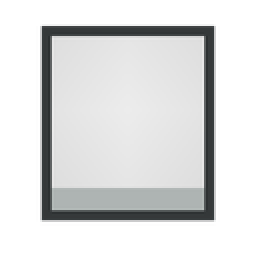
#> input picture rw_art_pipeline/template_assets/generic-cube-workbench-1x1/rimworld-texture.png, 128 x 128 px (shown 2 times larger)
$ python -i cli.py   (imports and definitions only)
#> lines starting #> are read from the running program, lines starting #| are printed output that depends on the picture; after the words box and inside, x2 and y2 are one past the last pixel; in counts of white or black regions, pixels touching at a corner belong together
#> further down, picture is the input picture: PIL image 128x128 RGBA; mean R, G, B, A 98.1, 98.9, 99, 131
"""Generate or intake artwork and promote only manifest-approved derivatives.

Provider generations and manual downloads converge on the same content-addressed
archive and repeatable transforms. Approval remains deliberately separate from
generation so visual judgment cannot be mistaken for structural validation.
"""

from __future__ import annotations

import argparse
import colorsys
import fcntl
import hashlib
import json
import os
import re
import shutil
import struct
import sys
import tempfile
import time
import tomllib
import math
import zlib
from contextlib import contextmanager
from dataclasses import dataclass
from datetime import UTC, datetime
from pathlib import Path
from typing import Any

from PIL import Image, ImageDraw, ImageOps

from .scenario import (
    ScenarioClient,
    ScenarioError,
    asset_url,
    job_id,
    job_status,
    load_credentials,
    result_assets,
    store_credentials_interactive,
)
from .template_catalog import TemplateError, export_template, get_template, get_variant, templates


class PipelineError(Exception):
    """A user-correctable manifest, source, or approval failure."""


SAFE_ID = re.compile(r"^[A-Za-z0-9][A-Za-z0-9_.-]*$")
PROCESSING_VERSION = 2
MAX_CANVAS_PIXELS = 16_777_216
MAX_SOURCE_PIXELS = 50_000_000
MAX_OUTPUTS = 32


@dataclass(frozen=True)
class Output:
    path: Path
    accent_color: tuple[int, int, int] | None


@dataclass(frozen=True)
class ExternalReference:
    receipt: str
    asset_id: str
    source_sha256: str


@dataclass(frozen=True)
class Generation:
    provider: str
    model_id: str
    aspect_ratio: str | None
    candidates: int
    parameters: dict[str, Any]
    reference_parameter: str | None
    external_references: tuple[ExternalReference, ...]


@dataclass(frozen=True)
class Request:
    id: str
    title: str
    width: int
    height: int
    occupied_fraction: float
    alpha_required: bool
    background_removal: str
    fit: str
    output_mode: str
    accent_saturation_min: float
    references: tuple[str, ...]
    generation: Generation | None
    prompt: str
    outputs: tuple[Output, ...]


@dataclass(frozen=True)
class Manifest:
    path: Path
    package_id: str
    project_name: str
    project_root: Path
    scenario_poll_seconds: float
    scenario_max_wait_seconds: int
    requests: dict[str, Request]


# [219 lines left out: functions _hex_color, load_manifest, state_root, _prepare_state_root, _state_path, request_for, not called in this run]


def _prompt_hash(request: Request) -> str:
    return hashlib.sha256(request.prompt.encode("utf-8")).hexdigest()


# [128 lines left out: functions _contract_hash, _file_hash, _verify_png, _project_path, print_prompt, _recolor_accents, not called in this run]


def _remove_light_checkerboard(image: Image.Image) -> Image.Image:
    """Make a border-connected, near-neutral light checkerboard transparent.

    Generated sprites sometimes depict transparency instead of encoding alpha.
    Restricting removal to a bright low-chroma region connected to the canvas
    border protects similarly colored highlights enclosed by the subject.
    """
    rgb = image.convert("RGB")
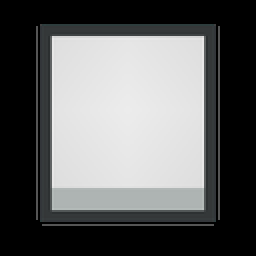
#> rgb: PIL image 128x128 RGB (shown 2 times larger); mean R, G, B 98.1, 98.9, 99
    eligible = Image.new("L", rgb.size, 0)
#> eligible: PIL image 128x128 L; every value is 0
    rgb_bytes = rgb.tobytes()
    mask = bytearray(len(rgb_bytes) // 3)
    for index in range(0, len(rgb_bytes), 3):
        red, green, blue = rgb_bytes[index : index + 3]
        mask[index // 3] = 255 if min(red, green, blue) >= 225 and max(red, green, blue) - min(red, green, blue) <= 16 else 0
#> this loop made 16384 passes
#> index on passes 2 to 4: 3, 6, 9
    eligible.frombytes(bytes(mask))
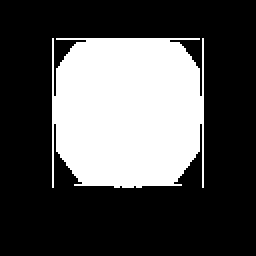
#> eligible: PIL image 128x128 L (shown 2 times larger); 31.3% white; 1 white region, box (x1, y1, x2, y2) and area: (26, 19, 102, 94) 5124
    if eligible.getpixel((0, 0)) != 255:
#> (the run stopped early here; a loop or call above may not have finished)

$ run again, on rw_art_pipeline/template_assets/generic-desk-workbench-1x1/source.png
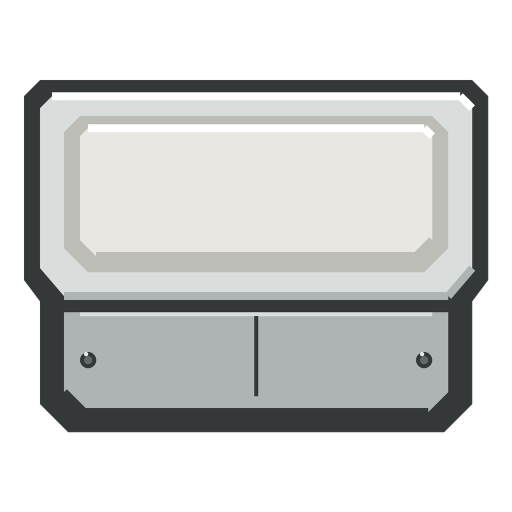
#> input picture rw_art_pipeline/template_assets/generic-desk-workbench-1x1/source.png, 1024 x 1024 px (shown at 1/2 size)
#> picture is the input picture: PIL image 1024x1024 RGBA; mean R, G, B, A 105.6, 107.2, 106, 153.6
#> in _remove_light_checkerboard, `rgb = image.convert("RGB")`:
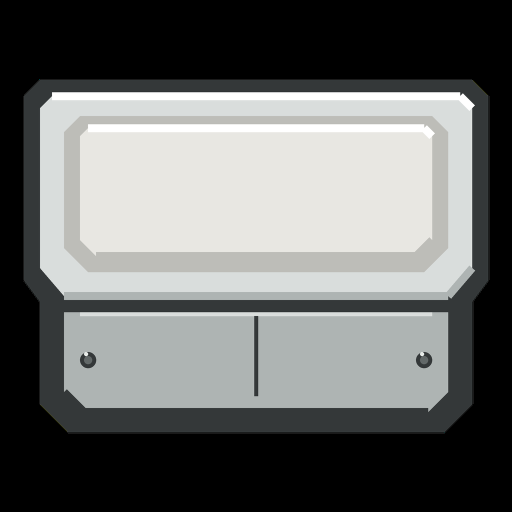
#> rgb: PIL image 1024x1024 RGB (shown at 1/2 size); mean R, G, B 105.6, 107.2, 106
#> the loop in _remove_light_checkerboard, `for index in range(0, len(rgb_bytes), 3):` made 1048576 passes
#> index on passes 2 to 4: 3, 6, 9
#> in _remove_light_checkerboard, `eligible.frombytes(bytes(mask))`:
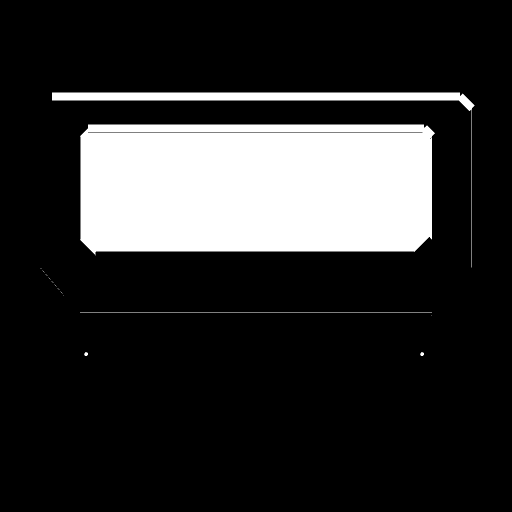
#> eligible: PIL image 1024x1024 L (shown at 1/2 size); 18.3% white; 15 white regions (10 under 20 px), largest, box (x1, y1, x2, y2) and area: (160, 249, 870, 511) 176824, (104, 185, 949, 535) 13879, (160, 625, 864, 626) 704, (168, 704, 176, 712) 46, (840, 704, 848, 712) 46

$ run again, on rw_art_pipeline/template_assets/generic-workbench-1x1/rimworld-texture.png
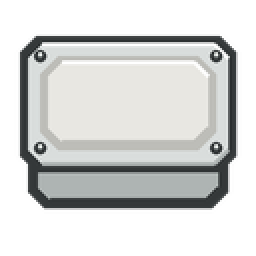
#> input picture rw_art_pipeline/template_assets/generic-workbench-1x1/rimworld-texture.png, 128 x 128 px (shown 2 times larger)
#> picture is the input picture: PIL image 128x128 RGBA; mean R, G, B, A 100.4, 101.8, 100.6, 140.3
#> in _remove_light_checkerboard, `rgb = image.convert("RGB")`:
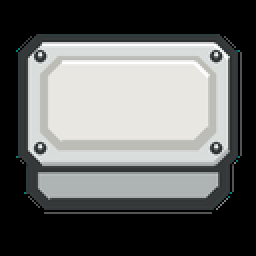
#> rgb: PIL image 128x128 RGB (shown 2 times larger); mean R, G, B 100.4, 101.8, 100.6
#> the loop in _remove_light_checkerboard, `for index in range(0, len(rgb_bytes), 3):` made 16384 passes
#> index on passes 2 to 4: 3, 6, 9
#> in _remove_light_checkerboard, `eligible.frombytes(bytes(mask))`:
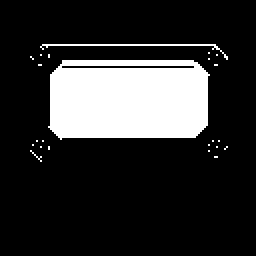
#> eligible: PIL image 128x128 L (shown 2 times larger); 18.8% white; 23 white regions (21 under 20 px), largest, box (x1, y1, x2, y2) and area: (24, 30, 105, 70) 2938, (20, 22, 114, 30) 101
